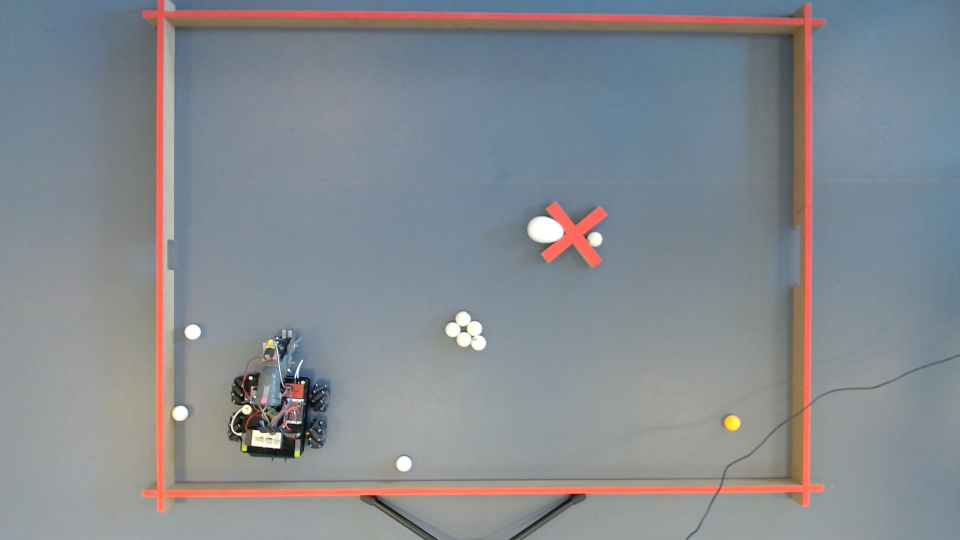
#> input picture camera2/testImg.jpg, 1920 x 1080 px, given in place of seme.mp4, which was not available (shown at 1/2 size)
$ python cam2_6.py
#> lines starting #> are read from the running program, lines starting #| are printed output that depends on the picture; after the words box and inside, x2 and y2 are one past the last pixel; in counts of white or black regions, pixels touching at a corner belong together; pictures that were not available may be replaced by others from this repository, and a replacement may not be noted
import cv2
import numpy as np
from scipy.optimize import minimize


class Camera2:
    def __init__(self):
        # Initialize with default HSV thresholds
        self.hsv_lower_red = np.array([0, 130, 196])
        self.hsv_upper_red = np.array([9, 255, 255])
        self.hsv_lower_white = np.array([0, 0, 233])
        self.hsv_upper_white = np.array([180, 58, 255])
        self.hsv_lower_orange = np.array([12, 186, 222])
        self.hsv_upper_orange = np.array([180, 255, 255])
        self.hsv_lower_blue_LED = np.array([100, 100, 100])
        self.hsv_upper_blue_LED = np.array([140, 255, 255])

        self.morph = True
        self.morph_points = None
        self.morphed_frame = None
        self.frame = None
        self.cross_lines = None
        self.white_ball_centers = []
        self.egg_center = None
        self.orange_blob_centers = []
        self.blue_LED_centers = []
        self.last_cross_angle = 0  # Initialize the last found rotation angle
        self.M = None  # Transformation matrix
        self.last_valid_points = None  # Store last valid points

    def preprocess_mask(self, mask):
        # Placeholder for future preprocessing steps, if needed
        return mask

    def mask_and_find_contours(self, image, color):
        if color == 'red':
            hsv_lower, hsv_upper = self.hsv_lower_red, self.hsv_upper_red
        elif color == 'white':
            hsv_lower, hsv_upper = self.hsv_lower_white, self.hsv_upper_white
        elif color == 'orange':
            hsv_lower, hsv_upper = self.hsv_lower_orange, self.hsv_upper_orange
        elif color == 'blue_LED':
            hsv_lower, hsv_upper = self.hsv_lower_blue_LED, self.hsv_upper_blue_LED

        hsv = cv2.cvtColor(image, cv2.COLOR_BGR2HSV)
        mask = cv2.inRange(hsv, hsv_lower, hsv_upper)
        processed_mask = self.preprocess_mask(mask)
        contours, _ = cv2.findContours(
            processed_mask, cv2.RETR_TREE, cv2.CHAIN_APPROX_SIMPLE)
        return contours, processed_mask

    # [33 lines left out: functions find_sharpest_corners_method1, find_sharpest_corners_method2, order_points, not called in this run]

    def percentage_deviation(self, new_points, old_points):
        return np.linalg.norm(new_points - old_points) / np.linalg.norm(old_points) * 100

    # [70 lines left out: functions four_point_transform, distance_to_cross, fit_rotated_cross_to_contour_method1, fit_rotated_cross_to_contour_method2, not called in this run]

    def sort_contours_by_length(self, contours, min_length=10, reverse=True):
        return [contour for contour in sorted(contours, key=cv2.contourArea, reverse=reverse) if cv2.arcLength(contour, True) >= min_length]

    def find_centers_in_contour_list(self, contours):
        centers = []
        for contour in contours:
            M = cv2.moments(contour)
            cx = int(M['m10'] / M['m00']) if M['m00'] != 0 else 0
            cy = int(M['m01'] / M['m00']) if M['m00'] != 0 else 0
            centers.append((cx, cy))
        return centers

    def find_white_blobs(self):
        if self.morph and self.morphed_frame is None:
            print("Morphed image is not available.")
            return False

        target_frame = self.morphed_frame if self.morph else self.frame

        contours, _ = self.mask_and_find_contours(target_frame, color='white')

        if not contours:
            return False

        sorted_contours = self.sort_contours_by_length(
            contours, min_length=10, reverse=True)

        if len(sorted_contours) == 1:
            egg_contour = sorted_contours[0]
            white_ball_contours = []
            self.egg_center = self.find_centers_in_contour_list([egg_contour])[
                0]
            self.white_ball_centers = []
            return True
        else:
            egg_contour = sorted_contours[0]
            self.egg_center = self.find_centers_in_contour_list([egg_contour])[
                0]
            white_ball_contours = sorted_contours[1:]
            avg_white_ball_contour_length = np.mean(
                [cv2.arcLength(contour, True) for contour in white_ball_contours])
            white_ball_contours = [contour for contour in white_ball_contours if cv2.arcLength(
                contour, True) >= 0.5 * avg_white_ball_contour_length]
            self.white_ball_centers = self.find_centers_in_contour_list(
                white_ball_contours)
            return True

    def find_orange_blobs(self):
        target_frame = self.morphed_frame if self.morph else self.frame

        contours, _ = self.mask_and_find_contours(target_frame, color='orange')

        if not contours:
            return False

        sorted_contours = self.sort_contours_by_length(
            contours, min_length=10, reverse=True)

        self.orange_blob_centers = self.find_centers_in_contour_list(
            sorted_contours)

        return bool(self.orange_blob_centers)

    def find_blue_LED_blobs(self):
        target_frame = self.morphed_frame if self.morph else self.frame

        contours, _ = self.mask_and_find_contours(
            target_frame, color='blue_LED')

        if not contours:
            return False

        sorted_contours = self.sort_contours_by_length(
            contours, min_length=10, reverse=True)

        self.blue_LED_centers = self.find_centers_in_contour_list(
            sorted_contours)

        return bool(self.blue_LED_centers)

    def process_frame(self):
        if self.morph:
            # Mask and find contours
            contours, _ = self.mask_and_find_contours(
                self.frame, color='red')
            sorted_contours = self.sort_contours_by_length(
                contours, min_length=200, reverse=True)

            if len(sorted_contours) > 2:
                # Get arena and cross contours
                arena_contour = sorted_contours[1]
                cross_contour = sorted_contours[2]

                # Find sharpest corners
                corners = self.find_sharpest_corners_method1(
                    arena_contour)  # Method 1 is faster

                if corners is not None and len(corners) == 4:
                    corners = np.array([corner.ravel()
                                        for corner in corners], dtype="float32")

                    # Perform perspective transform
                    if not self.four_point_transform(self.frame, corners):
                        print("Skipping frame due to invalid morph points.")
                        return

                    # Process cross contour in the transformed image
                    if cross_contour is not None:
                        cross_contour_points = np.array(
                            cross_contour, dtype='float32')
                        transformed_contour = cv2.perspectiveTransform(
                            cross_contour_points.reshape(-1, 1, 2), self.M)
                        self.fit_rotated_cross_to_contour_method1(
                            transformed_contour.astype(int))

                    # Find and draw white blobs
                    self.find_white_blobs()
                    self.find_orange_blobs()
                    self.find_blue_LED_blobs()

                    # Draw on the morphed frame
                    if self.white_ball_centers:
                        for center in self.white_ball_centers:
                            cv2.circle(self.morphed_frame,
                                       center, 3, (0, 255, 0), -1)

                    if self.egg_center is not None:
                        cv2.circle(self.morphed_frame,
                                   self.egg_center, 3, (0, 0, 255), -1)

                    if self.cross_lines:
                        for line in self.cross_lines:
                            cv2.line(self.morphed_frame,
                                     line[0], line[1], (255, 0, 0), 2)

                    if self.orange_blob_centers:
                        for center in self.orange_blob_centers:
                            cv2.circle(self.morphed_frame, center,
                                       3, (0, 165, 255), -1)

                    if self.blue_LED_centers:
                        for center in self.blue_LED_centers:
                            cv2.circle(self.morphed_frame, center,
                                       3, (255, 0, 0), -1)
        else:
            # When not morphing, draw directly on the frame
            self.morphed_frame = self.frame.copy()

            # Mask and find contours
            contours, _ = self.mask_and_find_contours(
                self.frame, color='red')
            sorted_contours = self.sort_contours_by_length(
                contours, min_length=200, reverse=True)

            if len(sorted_contours) > 2:
                # Get cross contour
                cross_contour = sorted_contours[2]
                self.fit_rotated_cross_to_contour_method1(cross_contour)

            # Find and draw white blobs
            self.find_white_blobs()
            self.find_orange_blobs()
            self.find_blue_LED_blobs()

            # Draw on the original frame
            if self.white_ball_centers:
                for center in self.white_ball_centers:
                    cv2.circle(self.morphed_frame,
                               center, 3, (0, 255, 0), -1)

            if self.egg_center is not None:
                cv2.circle(self.morphed_frame,
                           self.egg_center, 3, (0, 0, 255), -1)

            if self.cross_lines:
                for line in self.cross_lines:
                    cv2.line(self.morphed_frame,
                             line[0], line[1], (255, 0, 0), 2)

            if self.orange_blob_centers:
                for center in self.orange_blob_centers:
                    cv2.circle(self.morphed_frame, center,
                               3, (0, 255, 0), -1)

            if self.blue_LED_centers:
                for center in self.blue_LED_centers:
                    cv2.circle(self.morphed_frame, center,
                               3, (255, 0, 0), -1)

    def resize_with_aspect_ratio(self, image, width=None, height=None, inter=cv2.INTER_AREA):
        (h, w) = image.shape[:2]
        if width is None and height is None:
            return image

        if width is None:
            r = height / float(h)
            dim = (int(w * r), height)
        else:
            r = width / float(w)
            dim = (width, int(h * r))

        return cv2.resize(image, dim, interpolation=inter)

    def start_video_stream(self, video_source, morph=True):
        self.morph = morph

        cap = cv2.VideoCapture(video_source)

        if not cap.isOpened():
            print(f"Error: Unable to open video source {video_source}")
            return

        first_valid_points_obtained = False

        while True:
            ret, self.frame = cap.read()
            if not ret:
                print("Error: Unable to read frame from video source")
                break

            self.frame = self.resize_with_aspect_ratio(self.frame, width=640)

            if self.morph and not first_valid_points_obtained:
                self.process_frame()
                if self.last_valid_points is not None:
                    print("First set of valid points obtained.")
                    first_valid_points_obtained = True

                for pt in self.last_valid_points:
                    pt = tuple(map(int, pt))
                    cv2.circle(self.frame, pt, 5, (0, 255, 0), -1)
                cv2.imshow('Initial Frame', self.frame)

                key = cv2.waitKey(0) & 0xFF
                if key == ord('r'):
                    first_valid_points_obtained = False
                    continue
                elif key == ord('a'):
                    cv2.destroyWindow('Initial Frame')
                    continue
                elif key == ord('q'):
                    break
            else:
                self.process_frame()
                cv2.imshow('Processed Frame', self.morphed_frame)

                if cv2.waitKey(1) & 0xFF == ord('q'):
                    break

        cap.release()
        cv2.destroyAllWindows()

    def calibrate_color(self, color):
#> called with color = 'blue_LED'
        def nothing(x):
            pass

        cap = cv2.VideoCapture(video_path)

        if not cap.isOpened():
            print(f"Error: Unable to open video source {video_path}")
            return

        ret, frame = cap.read()
#> frame is the input picture: shape (1080, 1920, 3); mean B, G, R 144.3, 138.7, 133.8
        if not ret:
            print("Error: Unable to read frame from video source")
            return

        frame = self.resize_with_aspect_ratio(frame, width=640)
#> in resize_with_aspect_ratio, `return cv2.resize(image, dim, interpolation=inter)`:
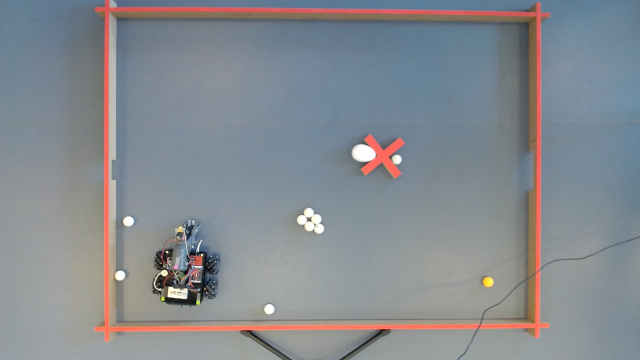
#> returned value: shape (360, 640, 3); mean of channels 0, 1, 2 144.3, 138.7, 133.8; drawn as B, G, R

        cv2.namedWindow('Calibration')

        if color == 'white':
            h_lower, s_lower, v_lower = self.hsv_lower_white
            h_upper, s_upper, v_upper = self.hsv_upper_white
        elif color == 'red':
            h_lower, s_lower, v_lower = self.hsv_lower_red
            h_upper, s_upper, v_upper = self.hsv_upper_red
        elif color == 'orange':
            h_lower, s_lower, v_lower = self.hsv_lower_orange
            h_upper, s_upper, v_upper = self.hsv_upper_orange
        elif color == 'blue_LED':
            h_lower, s_lower, v_lower = self.hsv_lower_blue_LED
            h_upper, s_upper, v_upper = self.hsv_upper_blue_LED

        cv2.createTrackbar('H Lower', 'Calibration', h_lower, 180, nothing)
        cv2.createTrackbar('S Lower', 'Calibration', s_lower, 255, nothing)
        cv2.createTrackbar('V Lower', 'Calibration', v_lower, 255, nothing)
        cv2.createTrackbar('H Upper', 'Calibration', h_upper, 180, nothing)
        cv2.createTrackbar('S Upper', 'Calibration', s_upper, 255, nothing)
        cv2.createTrackbar('V Upper', 'Calibration', v_upper, 255, nothing)

        while True:
            h_lower = cv2.getTrackbarPos('H Lower', 'Calibration')
            s_lower = cv2.getTrackbarPos('S Lower', 'Calibration')
            v_lower = cv2.getTrackbarPos('V Lower', 'Calibration')
            h_upper = cv2.getTrackbarPos('H Upper', 'Calibration')
            s_upper = cv2.getTrackbarPos('S Upper', 'Calibration')
            v_upper = cv2.getTrackbarPos('V Upper', 'Calibration')

            lower_hsv = np.array([h_lower, s_lower, v_lower])
            upper_hsv = np.array([h_upper, s_upper, v_upper])

            hsv = cv2.cvtColor(frame, cv2.COLOR_BGR2HSV)
#> hsv: shape (360, 640, 3); mean H, S, V 86.5, 41.1, 151.8
            mask = cv2.inRange(hsv, lower_hsv, upper_hsv)
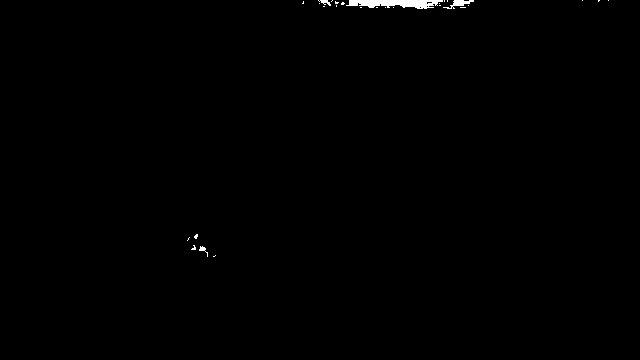
#> mask: shape (360, 640); 0.38% white; 28 white regions (24 under 20 px)

            contours, _ = cv2.findContours(
                mask, cv2.RETR_TREE, cv2.CHAIN_APPROX_SIMPLE)
#> contours = 31 contours, 28 with area under 20; largest, box (x1, y1, x2, y2) and area: (346, 0, 443, 9) 491, (443, 0, 474, 9) 72, (318, 0, 331, 6) 20
            contour_image = frame.copy()
            cv2.drawContours(contour_image, contours, -1, (0, 0, 255), 2)
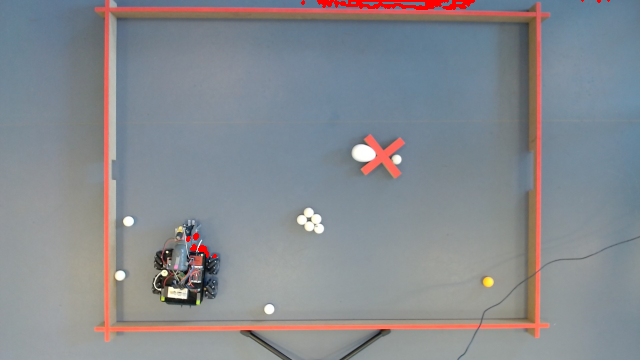
#> contour_image: shape (360, 640, 3); 0.51% of pixels changed, all inside (x1, y1, x2, y2) = (186, 0, 610, 258)

            cv2.imshow('Original Frame', frame)
            cv2.imshow('Binary Mask', mask)
            cv2.imshow('Contours', contour_image)

            key = cv2.waitKey(1) & 0xFF
#> (key q is pressed here)
            if key == ord('a'):
                if color == 'white':
                    self.hsv_lower_white = lower_hsv
                    self.hsv_upper_white = upper_hsv
                elif color == 'red':
                    self.hsv_lower_red = lower_hsv
                    self.hsv_upper_red = upper_hsv
                elif color == 'orange':
                    self.hsv_lower_orange = lower_hsv
                    self.hsv_upper_orange = upper_hsv
                elif color == 'blue_LED':
                    self.hsv_lower_blue_LED = lower_hsv
                    self.hsv_upper_blue_LED = upper_hsv
                break
            elif key == ord('q'):
                break

        cap.release()
        cv2.destroyAllWindows()


# Main part to test the Camera2 class with video stream and calibration
if __name__ == "__main__":
    camera = Camera2()
    video_path = "/home/madsr2d2/sem4/CDIO/CDIO_gruppe_7/camera2/seme.mp4"

    # Uncomment the line below to calibrate the white color
    # camera.calibrate_color('white')

    # Uncomment the line below to calibrate the red color
    # camera.calibrate_color('red')

    # Uncomment the line below to calibrate the orange color
    # camera.calibrate_color('orange')

    # Uncomment the line below to calibrate the blue_LED color
    camera.calibrate_color('blue_LED')

    camera.start_video_stream(video_path, morph=False)
#> in mask_and_find_contours, `mask = cv2.inRange(hsv, hsv_lower, hsv_upper)`:
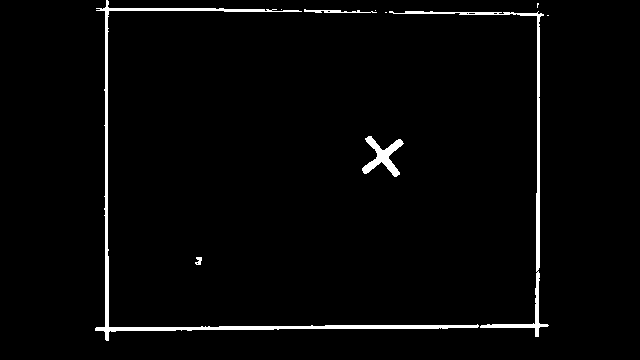
#> mask: shape (360, 640); 2.5% white; 10 white regions (5 under 20 px)
#> in mask_and_find_contours, `contours, _ = cv2.findContours( processed_mask, cv2.RETR_TREE, cv2.CHA..`: contours = 16 contours, 11 with area under 20; largest, box (x1, y1, x2, y2) and area: (95, 0, 479, 341) 2164, (389, 11, 549, 337) 1165, (362, 136, 404, 177) 583, (304, 9, 377, 13) 70, (195, 257, 202, 265) 26
#> in process_frame, `sorted_contours = self.sort_contours_by_length( contours, min_length=2..`: sorted_contours = 2 contours; box (x1, y1, x2, y2) and area: (95, 0, 479, 341) 2164, (389, 11, 549, 337) 1165
#> call 2 of mask_and_find_contours, with color = 'white'
#> in mask_and_find_contours (call 2), `mask = cv2.inRange(hsv, hsv_lower, hsv_upper)`:
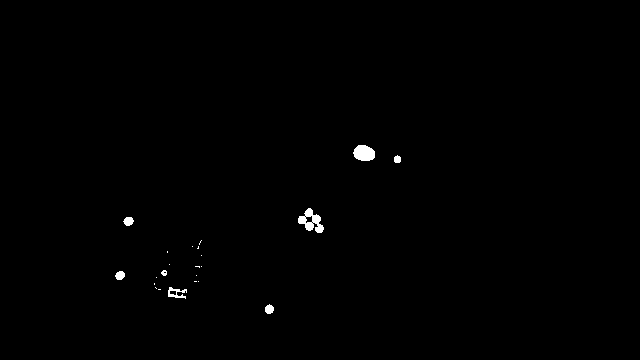
#> mask: shape (360, 640); 0.44% white; 23 white regions (15 under 20 px)
#> in mask_and_find_contours (call 2), `contours, _ = cv2.findContours( processed_mask, cv2.RETR_TREE, cv2.CHA..`: contours = 28 contours, 18 with area under 20; largest, box (x1, y1, x2, y2) and area: (298, 208, 324, 233) 302, (353, 145, 375, 161) 252, (168, 287, 187, 299) 92, (123, 217, 134, 226) 60, (115, 271, 125, 280) 56
#> (the rest of the program and of its run is left out)
